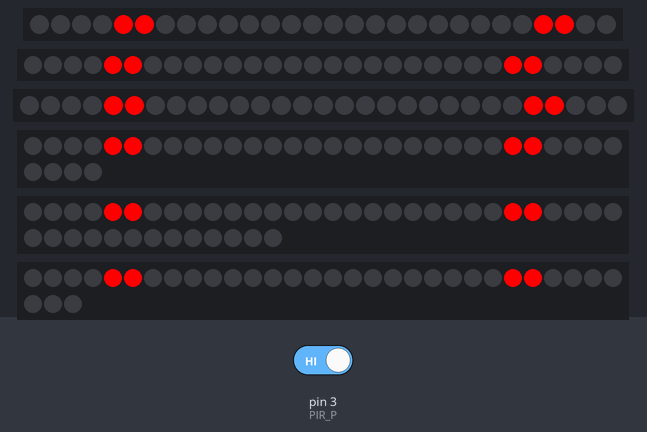
A sketch run on a simulated Arduino Uno, built with avr-gcc and run on an emulated ATmega328P. Parts: 28 RGB LEDs in strip order, left to right, 30 RGB LEDs in strip order, left to right, 29 RGB LEDs in strip order, left to right, 34 RGB LEDs in strip order, left to right, continuing on the next row, 43 RGB LEDs in strip order, left to right, continuing on the next row, 33 RGB LEDs in strip order, left to right, continuing on the next row. Inputs (shaded band) come from the test bench; at power-on: pin 3 (PIR_P) HIGH. Dim RGB values are drawn brighter than linear.

Above: at 10.2 s.
10.3 s: pin 3 (PIR_P) driven LOW
At 10.83 s:
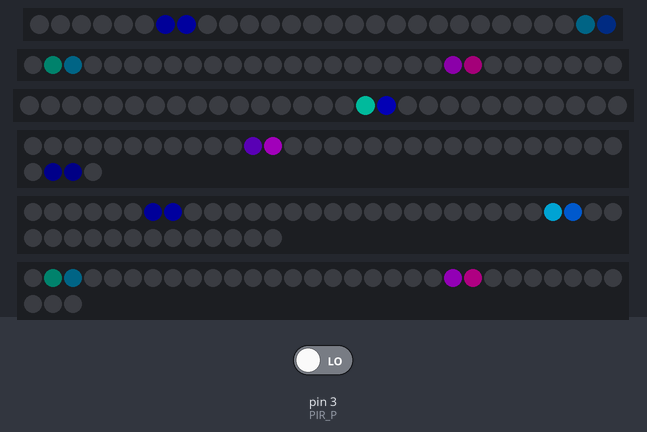
13.1 s: pin 3 (PIR_P) driven HIGH
At 13.92 s:
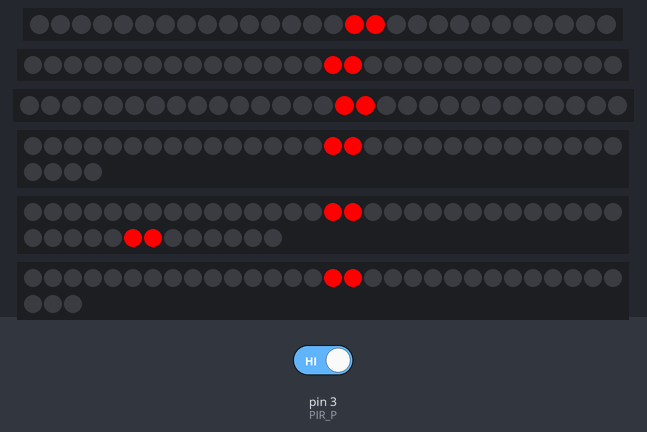
14.9 s: pin 3 (PIR_P) driven LOW
At 15.58 s:
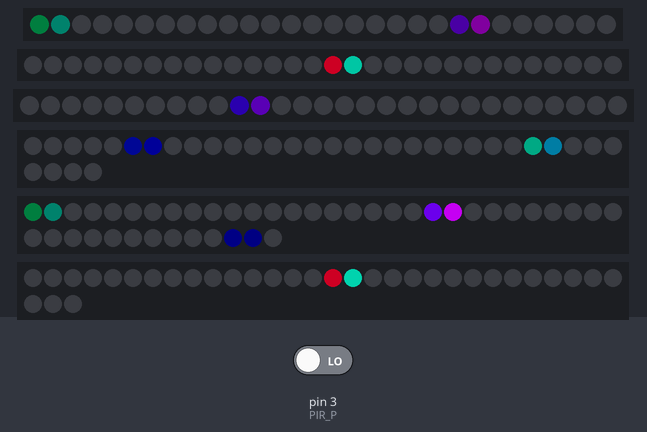
Timing chart, 0 to 17.9 s (numbered marks = the images above; inputs shaded):
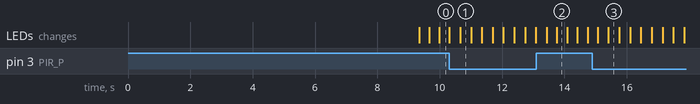

The sketch:

Bioluminescent_Deep_Sea_Creature.ino
```cpp
#include <Adafruit_NeoPixel.h>

// PIR motion sensor
#define PIR_P        3

// LED strips
#define NUM_STRIPS     6
#define STRIP_1_P      12
#define NUM_PIXELS_1   28
#define STRIP_2_P      11
#define NUM_PIXELS_2   30
#define STRIP_3_P      9
#define NUM_PIXELS_3   29
#define STRIP_4_P      8
#define NUM_PIXELS_4   34
#define STRIP_5_P      6
#define NUM_PIXELS_5   43
#define STRIP_6_P      5
#define NUM_PIXELS_6   33

// LED animation
#define LOOP_DELAY_MS             30
#define DANGER_DELAY_MS           15
#define FADE_LOW                  25
#define FADE_HIGH                 255
#define DEFAULT_SATURATION        255
#define DANGER_SATURATION         255

Adafruit_NeoPixel strip1(NUM_PIXELS_1, STRIP_1_P, NEO_GRB + NEO_KHZ800);
Adafruit_NeoPixel strip2(NUM_PIXELS_2, STRIP_2_P, NEO_GRB + NEO_KHZ800);
Adafruit_NeoPixel strip3(NUM_PIXELS_3, STRIP_3_P, NEO_GRB + NEO_KHZ800);
Adafruit_NeoPixel strip4(NUM_PIXELS_4, STRIP_4_P, NEO_GRB + NEO_KHZ800);
Adafruit_NeoPixel strip5(NUM_PIXELS_5, STRIP_5_P, NEO_GRB + NEO_KHZ800);
Adafruit_NeoPixel strip6(NUM_PIXELS_6, STRIP_6_P, NEO_GRB + NEO_KHZ800);
Adafruit_NeoPixel *strips[NUM_STRIPS] = {&strip1, &strip2, &strip3, &strip4, &strip5, &strip6};

uint8_t stripLength[NUM_STRIPS] = {NUM_PIXELS_1, NUM_PIXELS_2, NUM_PIXELS_3, NUM_PIXELS_4, NUM_PIXELS_5, NUM_PIXELS_6};

uint16_t hues1[NUM_PIXELS_1];
uint16_t hues2[NUM_PIXELS_2];
uint16_t hues3[NUM_PIXELS_3];
uint16_t hues4[NUM_PIXELS_4];
uint16_t hues5[NUM_PIXELS_5];
uint16_t hues6[NUM_PIXELS_6];
uint16_t *hueArray[NUM_STRIPS] = {hues1, hues2, hues3, hues4, hues5, hues6};

uint8_t saturation = DEFAULT_SATURATION;

uint8_t wormPos[NUM_STRIPS] = { 0 };

#define SINE_WAVE_LENGTH    20
const uint8_t sineWave[SINE_WAVE_LENGTH] = {.5, 1, 1, .5, 0, 0, 0, 0, 0, 0, 0, 0, 0, 0, 0, 0, 0, 0, 0, 0};
uint8_t sineWavePos = 0;

uint8_t fade = FADE_LOW;
bool directionUp = true;

bool dangerMode = false;

void setup()
{
  // initialize LED strips
  strip1.begin();
  strip2.begin();
  strip3.begin();
  strip4.begin();
  strip5.begin();
  strip6.begin();

  // set up PIR/motion sensor digital signal pin as input
  pinMode(PIR_P, INPUT);

  // Do the wormmm (translation: Calculate hues along each LED strip)
  for(int i = 0; i < NUM_STRIPS; i++)
  {
    for(int j = 0; j < stripLength[i]; j++)
    {
      if(!dangerMode)
      {
        uint32_t hueAdd = j * 2000;
        while(hueAdd > 30000)
        {
          hueAdd -= 30000;
        }
        hueArray[i][j] = 30000 + hueAdd;
      }
      else
        hueArray[i][j] = 0;
    }
  }
}

void loop()
{
  if(sineWavePos > 0)
    sineWavePos--;
  else
    sineWavePos = SINE_WAVE_LENGTH - 1;

  // Set pixels to calculated hues
  for(int i = 0; i < NUM_STRIPS; i++)
  {
    for(int j = 0; j < stripLength[i]; j++)
    {
      if(dangerMode)
      {
        strips[i]->setPixelColor(j, strips[i]->gamma32(strips[i]->ColorHSV(0, saturation, (int)(255 * (sineWave[(sineWavePos + j) % SINE_WAVE_LENGTH])))));
      }
      else
      {
        strips[i]->setPixelColor(j, strips[i]->gamma32(strips[i]->ColorHSV(hueArray[i][j], saturation, (int)((50 + 9*(stripLength[i]/2 - (abs(j - stripLength[i]/2)))) * (sineWave[(sineWavePos + j + i*5) % SINE_WAVE_LENGTH])))));
      }
    }
  }

  // Bit-bang the LEDs to show the colors
  for(int i = 0; i < NUM_STRIPS; i++)
  {
    strips[i]->show();
  }

  // Change the hue for the next worm on all strips
  if(!digitalRead(PIR_P))
  {
    saturation = DEFAULT_SATURATION;
    dangerMode = false;

    delay(LOOP_DELAY_MS);
  }
  else
  {
    // motion detected -> danger -> red LEDs
    saturation = DANGER_SATURATION;
    dangerMode = true;

    delay(DANGER_DELAY_MS);
  }
}
```

Measured:
- after the input at 10.3 s, the LEDs: first differ from a run without the input after 0.36 s (image 1)
- after the input at 13.1 s, the LEDs: first differ from a run without the input after 0.66 s (image 2)
- after the input at 14.9 s, the LEDs: first differ from a run without the input after 0.51 s (image 3)
